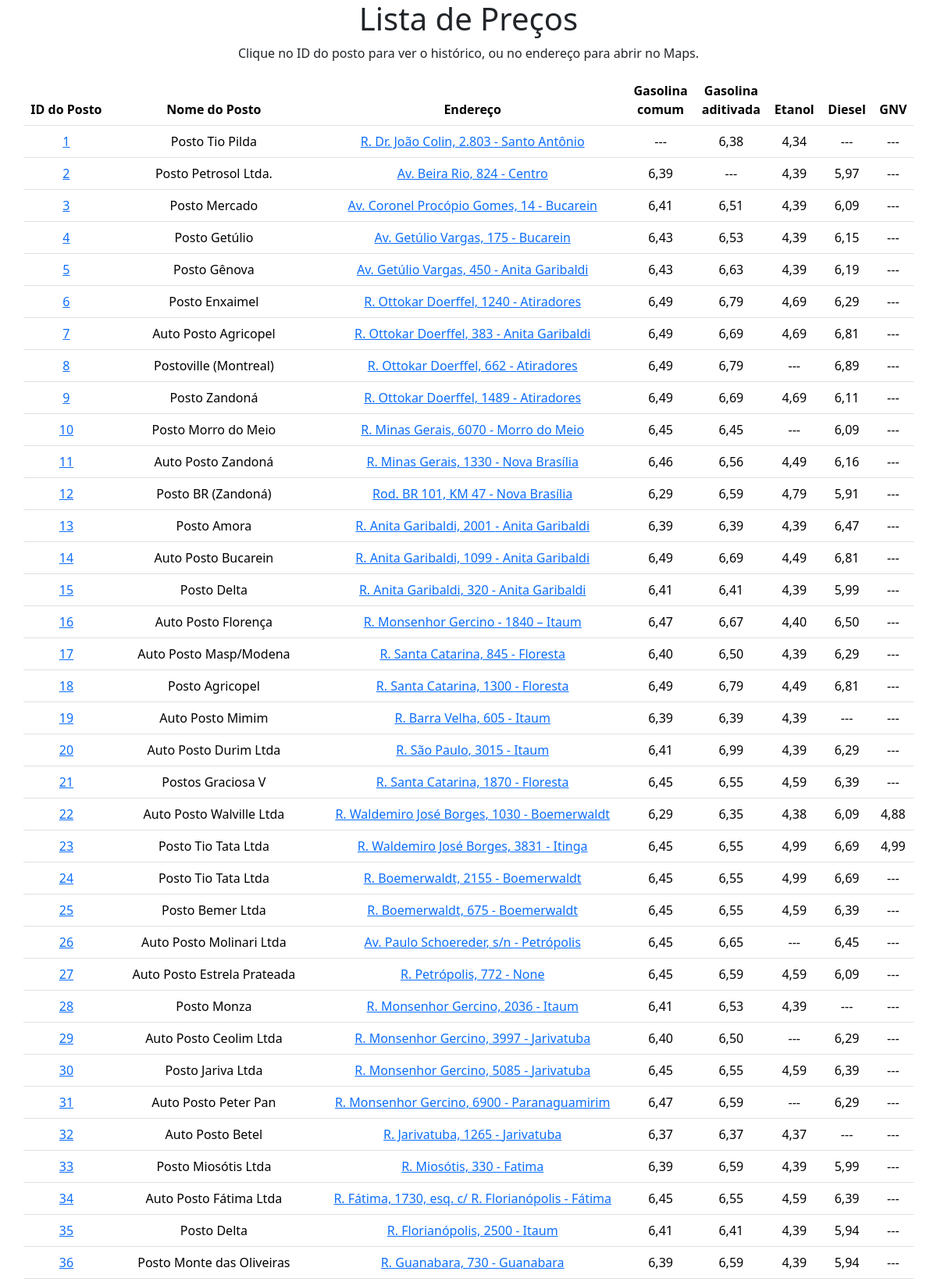
The page / (upper part) on the database its author committed.
### api/models.py (models this page shows)
class Precos(Base):
    __tablename__ = "Precos"
    id = Column("IdPreco", Integer, primary_key=True)
    pesquisa = Column("IdPesquisa", Integer)
    posto = Column("IdPosto", Integer)
    precoGasolinaComum = Column("PrecoGasolinaComum", Numeric)
    precoGasolinaAditivada = Column("PrecoGasolinaAditivada", Numeric)
    precoEtanol = Column("PrecoEtanol", Numeric)
    precoDiesel = Column("PrecoDiesel", Numeric)
    precoGNV = Column("PrecoGNV", Numeric)

class PostoGasolina(Base):
    __tablename__ = "PostosGasolina"
    id = Column("IdPosto", Integer, primary_key=True, unique=True)
    distribuidora = Column("IdDistribuidora", Integer)
    nome = Column("NomePosto", String)
    endereco = Column("EnderecoPosto", String)
    bairro = Column("BairroPosto", String)

### api/main.py (the view)
@app.get("/", response_class=HTMLResponse)
async def raiz_app(request: Request, db: Session = Depends(get_db)):
    data_ultima_pesquisa = await ultima_pesquisa(db)
    dados_ultima_pesquisa = await dados_pesquisa(data_ultima_pesquisa.id, db)
    print(data_ultima_pesquisa)
    return templates.TemplateResponse(
        request=request, name="index.html", context={"ultima_pesquisa": data_ultima_pesquisa, "dados_ultima_pesquisa": dados_ultima_pesquisa}
    )

### api/templates/index.html (shortened to what this page needs)
<!DOCTYPE html>
<html lang="pt-BR">
  <head>
    <link rel="stylesheet" href="https://cdn.jsdelivr.net/npm/bootstrap@5.3.3/dist/css/bootstrap.min.css">
    <link rel="stylesheet" href="https://cdn.jsdelivr.net/npm/bootstrap-icons@1.11.3/font/bootstrap-icons.css">
    <link rel="stylesheet" href="https://cdn.jsdelivr.net/npm/bootstrap-table@1.24.0/dist/bootstrap-table.min.css">
  </head>
  <body>
    <h1 class="text-center">Lista de Preços</h1>
    <p class="text-center">Clique no ID do posto para ver o histórico, ou no endereço para abrir no Maps.</p>
    <table class="table-responsive table container text-center" data-toggle="table" data-pagination="true" data-search="true">
      <thead>
        <tr>
          <th data-sortable="true" data-sorter="numericSorter">ID do Posto</th>
          <th>Nome do Posto</th>
          <th>Endereço</th>
          <th data-sortable="true">Gasolina <br>comum</th>
          <th data-sortable="true">Gasolina <br>aditivada</th>
          <th data-sortable="true">Etanol</th>
          <th data-sortable="true">Diesel</th>
          <th data-sortable="true">GNV</th>
        </tr>
      </thead>
      <tbody>
        {% for posto in dados_ultima_pesquisa %}
        <tr>
          <td> <a href="/historico/{{ posto.id }}">{{ posto.id }}</a> </td>
          <td> {{ posto.nome }} </td>
          <td> <a href="http://www.google.com/maps?q={{ posto.endereco | replace(".", "") }} - {{ posto.bairro }} -Joinville">{{ posto.endereco }} - {{ posto.bairro }}</a></td>
          <td> {{ ('%.2f' % posto.gasolina_comum if posto.gasolina_comum else '---') | replace(".", ",") }} </td>
          <td> {{ ('%.2f' % posto.gasolina_aditivada if posto.gasolina_aditivada else '---') | replace (".", ",") }} </td>
          <td> {{ ('%.2f' % posto.etanol if posto.etanol else '---') | replace (".", ",") }} </td>
          <td> {{ ('%.2f' % posto.diesel if posto.diesel else '---') | replace (".", ",") }} </td>
          <td> {{ ('%.2f' % posto.GNV if posto.GNV else '---') | replace (".", ",") }} </td>
        </tr>
        {% endfor %}
    </tbody>
    </table>
  </body>
</html>

### rows shown on the page
Precos: id "1", nome "Posto Tio Pilda", endereco "R. Dr. João Colin, 2.803", bairro "Santo Antônio", gasolina_comum "---", gasolina_aditivada "6,38", etanol "4,34", diesel "---", GNV "---"
Precos: id "2", nome "Posto Petrosol Ltda.", endereco "Av. Beira Rio, 824", bairro "Centro", gasolina_comum "6,39", gasolina_aditivada "---", etanol "4,39", diesel "5,97", GNV "---"
Precos: id "3", nome "Posto Mercado", endereco "Av. Coronel Procópio Gomes, 14", bairro "Bucarein", gasolina_comum "6,41", gasolina_aditivada "6,51", etanol "4,39", diesel "6,09", GNV "---"
Precos: id "4", nome "Posto Getúlio", endereco "Av. Getúlio Vargas, 175", bairro "Bucarein", gasolina_comum "6,43", gasolina_aditivada "6,53", etanol "4,39", diesel "6,15", GNV "---"
Precos: id "5", nome "Posto Gênova", endereco "Av. Getúlio Vargas, 450", bairro "Anita Garibaldi", gasolina_comum "6,43", gasolina_aditivada "6,63", etanol "4,39", diesel "6,19", GNV "---"
Precos: id "6", nome "Posto Enxaimel", endereco "R. Ottokar Doerffel, 1240", bairro "Atiradores", gasolina_comum "6,49", gasolina_aditivada "6,79", etanol "4,69", diesel "6,29", GNV "---"
Precos: id "7", nome "Auto Posto Agricopel", endereco "R. Ottokar Doerffel, 383", bairro "Anita Garibaldi", gasolina_comum "6,49", gasolina_aditivada "6,69", etanol "4,69", diesel "6,81", GNV "---"
Precos: id "8", nome "Postoville (Montreal)", endereco "R. Ottokar Doerffel, 662", bairro "Atiradores", gasolina_comum "6,49", gasolina_aditivada "6,79", etanol "---", diesel "6,89", GNV "---"
Precos: id "9", nome "Posto Zandoná", endereco "R. Ottokar Doerffel, 1489", bairro "Atiradores", gasolina_comum "6,49", gasolina_aditivada "6,69", etanol "4,69", diesel "6,11", GNV "---"
Precos: id "10", nome "Posto Morro do Meio", endereco "R. Minas Gerais, 6070", bairro "Morro do Meio", gasolina_comum "6,45", gasolina_aditivada "6,45", etanol "---", diesel "6,09", GNV "---"
Precos: id "11", nome "Auto Posto Zandoná", endereco "R. Minas Gerais, 1330", bairro "Nova Brasília", gasolina_comum "6,46", gasolina_aditivada "6,56", etanol "4,49", diesel "6,16", GNV "---"
Precos: id "12", nome "Posto BR (Zandoná)", endereco "Rod. BR 101, KM 47", bairro "Nova Brasília", gasolina_comum "6,29", gasolina_aditivada "6,59", etanol "4,79", diesel "5,91", GNV "---"
Precos: id "13", nome "Posto Amora", endereco "R. Anita Garibaldi, 2001", bairro "Anita Garibaldi", gasolina_comum "6,39", gasolina_aditivada "6,39", etanol "4,39", diesel "6,47", GNV "---"
Precos: id "14", nome "Auto Posto Bucarein", endereco "R. Anita Garibaldi, 1099", bairro "Anita Garibaldi", gasolina_comum "6,49", gasolina_aditivada "6,69", etanol "4,49", diesel "6,81", GNV "---"
Precos: id "15", nome "Posto Delta", endereco "R. Anita Garibaldi, 320", bairro "Anita Garibaldi", gasolina_comum "6,41", gasolina_aditivada "6,41", etanol "4,39", diesel "5,99", GNV "---"
Precos: id "16", nome "Auto Posto Florença", endereco "R. Monsenhor Gercino", bairro "1840 – Itaum", gasolina_comum "6,47", gasolina_aditivada "6,67", etanol "4,40", diesel "6,50", GNV "---"
Precos: id "17", nome "Auto Posto Masp/Modena", endereco "R. Santa Catarina, 845", bairro "Floresta", gasolina_comum "6,40", gasolina_aditivada "6,50", etanol "4,39", diesel "6,29", GNV "---"
Precos: id "18", nome "Posto Agricopel", endereco "R. Santa Catarina, 1300", bairro "Floresta", gasolina_comum "6,49", gasolina_aditivada "6,79", etanol "4,49", diesel "6,81", GNV "---"
Precos: id "19", nome "Auto Posto Mimim", endereco "R. Barra Velha, 605", bairro "Itaum", gasolina_comum "6,39", gasolina_aditivada "6,39", etanol "4,39", diesel "---", GNV "---"
Precos: id "20", nome "Auto Posto Durim Ltda", endereco "R. São Paulo, 3015", bairro "Itaum", gasolina_comum "6,41", gasolina_aditivada "6,99", etanol "4,39", diesel "6,29", GNV "---"
Precos: id "21", nome "Postos Graciosa V", endereco "R. Santa Catarina, 1870", bairro "Floresta", gasolina_comum "6,45", gasolina_aditivada "6,55", etanol "4,59", diesel "6,39", GNV "---"
Precos: id "22", nome "Auto Posto Walville Ltda", endereco "R. Waldemiro José Borges, 1030", bairro "Boemerwaldt", gasolina_comum "6,29", gasolina_aditivada "6,35", etanol "4,38", diesel "6,09", GNV "4,88"
Precos: id "23", nome "Posto Tio Tata Ltda", endereco "R. Waldemiro José Borges, 3831", bairro "Itinga", gasolina_comum "6,45", gasolina_aditivada "6,55", etanol "4,99", diesel "6,69", GNV "4,99"
Precos: id "24", nome "Posto Tio Tata Ltda", endereco "R. Boemerwaldt, 2155", bairro "Boemerwaldt", gasolina_comum "6,45", gasolina_aditivada "6,55", etanol "4,99", diesel "6,69", GNV "---"
Precos: id "25", nome "Posto Bemer Ltda", endereco "R. Boemerwaldt, 675", bairro "Boemerwaldt", gasolina_comum "6,45", gasolina_aditivada "6,55", etanol "4,59", diesel "6,39", GNV "---"
Precos: id "26", nome "Auto Posto Molinari Ltda", endereco "Av. Paulo Schoereder, s/n", bairro "Petrópolis", gasolina_comum "6,45", gasolina_aditivada "6,65", etanol "---", diesel "6,45", GNV "---"
Precos: id "27", nome "Auto Posto Estrela Prateada", endereco "R. Petrópolis, 772", bairro "None", gasolina_comum "6,45", gasolina_aditivada "6,59", etanol "4,59", diesel "6,09", GNV "---"
Precos: id "28", nome "Posto Monza", endereco "R. Monsenhor Gercino, 2036", bairro "Itaum", gasolina_comum "6,41", gasolina_aditivada "6,53", etanol "4,39", diesel "---", GNV "---"
Precos: id "29", nome "Auto Posto Ceolim Ltda", endereco "R. Monsenhor Gercino, 3997", bairro "Jarivatuba", gasolina_comum "6,40", gasolina_aditivada "6,50", etanol "---", diesel "6,29", GNV "---"
Precos: id "30", nome "Posto Jariva Ltda", endereco "R. Monsenhor Gercino, 5085", bairro "Jarivatuba", gasolina_comum "6,45", gasolina_aditivada "6,55", etanol "4,59", diesel "6,39", GNV "---"
Precos: id "31", nome "Auto Posto Peter Pan", endereco "R. Monsenhor Gercino, 6900", bairro "Paranaguamirim", gasolina_comum "6,47", gasolina_aditivada "6,59", etanol "---", diesel "6,29", GNV "---"
Precos: id "32", nome "Auto Posto Betel", endereco "R. Jarivatuba, 1265", bairro "Jarivatuba", gasolina_comum "6,37", gasolina_aditivada "6,37", etanol "4,37", diesel "---", GNV "---"
Precos: id "33", nome "Posto Miosótis Ltda", endereco "R. Miosótis, 330", bairro "Fatima", gasolina_comum "6,39", gasolina_aditivada "6,59", etanol "4,39", diesel "5,99", GNV "---"
Precos: id "34", nome "Auto Posto Fátima Ltda", endereco "R. Fátima, 1730, esq. c/ R. Florianópolis", bairro "Fátima", gasolina_comum "6,45", gasolina_aditivada "6,55", etanol "4,59", diesel "6,39", GNV "---"
Precos: id "35", nome "Posto Delta", endereco "R. Florianópolis, 2500", bairro "Itaum", gasolina_comum "6,41", gasolina_aditivada "6,41", etanol "4,39", diesel "5,94", GNV "---"
Precos: id "36", nome "Posto Monte das Oliveiras", endereco "R. Guanabara, 730", bairro "Guanabara", gasolina_comum "6,39", gasolina_aditivada "6,59", etanol "4,39", diesel "5,94", GNV "---"
